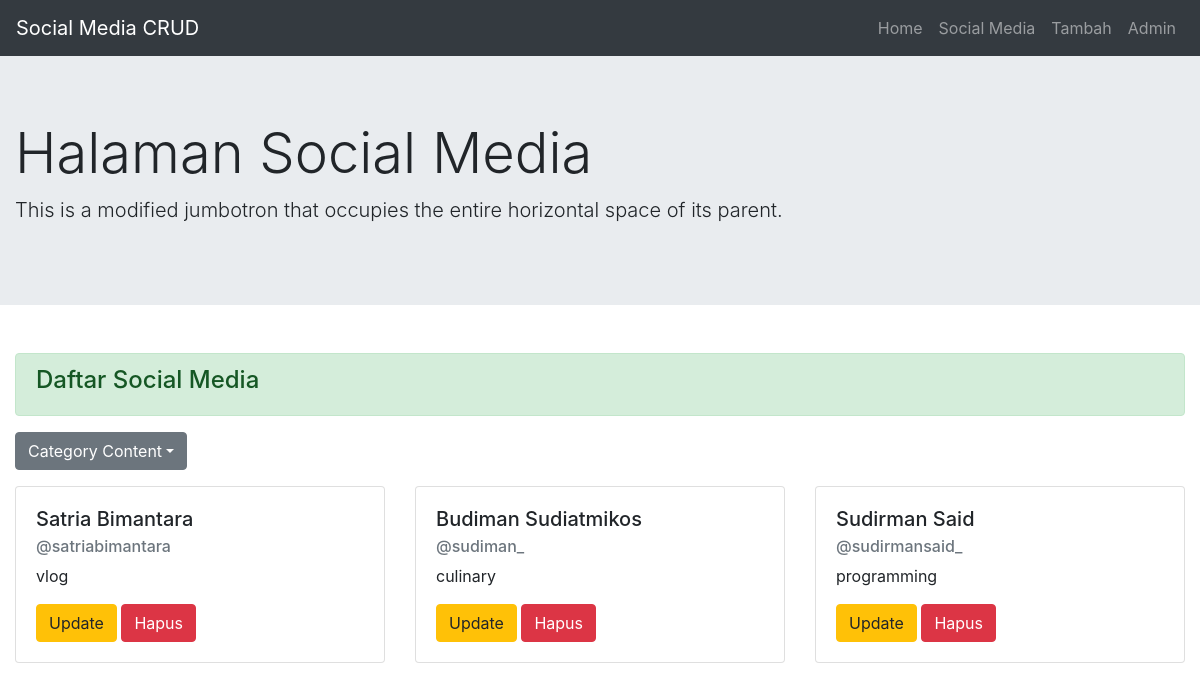
/socialmedia/, run on the app's committed database.
### socialmedia/models.py (models this page shows, shortened)
class SocialMediaModel(models.Model):
    first_name = models.CharField(max_length=20)
    last_name = models.CharField(max_length=30)
    username = models.CharField(
        max_length=50,
        validators=[
            validasi_username
        ]
    )
    CONTENT_CATEGORIES = (
        ('programming', 'Programming'),
        ('vlog', 'Vlog'),
        ('culinary', 'Culinary'),
        ('nan', 'Not Set')
    )
    category_content = models.CharField(
        max_length=50,
        choices=CONTENT_CATEGORIES,
        default='nan'
    )

### socialmedia/views.py (the view)
# urls.py: path('', SocmedListView.as_view(), name='index'),
class SocmedListView(SocmedSubList, TemplateView):
    template_name = 'socialmedia/index.html'
    def get_context_data(self, **kwargs):
        all_social_media = self.get_user_by_content(self.request.GET)
        all_category_content = SocialMediaModel.objects.values_list(
            'category_content', flat=True).distinct()
        context = {
            'title_page': 'Social Media',
            'sub_title': 'Halaman Social Media',
            'socialmedias': all_social_media,
            'all_category_content': all_category_content
        }
        return context

### socialmedia/views.py (called while the page is built)
    def get_user_by_content(self, request_get):
        if len(request_get) == 0:
            social_media_list = SocialMediaModel.objects.all()
        elif request_get.__contains__('content'):
            social_media_list = SocialMediaModel.objects.filter(
                category_content=request_get['content'])
        else:
            social_media_list = SocialMediaModel.objects.none()
        return social_media_list

### socialmedia/templates/socialmedia/index.html (shortened to what this page needs)
{% extends 'base.html' %}
{% block additional_navbar %}
<li class="nav-item">
    <a class="nav-link" href="{% url 'socmed:tambah' %}">Tambah</a>
</li>
{% endblock additional_navbar %}
{% block content %}
<div class="alert alert-success" role="alert">
    <h4 class="alert-heading">Daftar Social Media</h4>
</div>
<div class="row mb-3">
    <div class="col">
        <div class="dropdown">
            <button class="btn btn-secondary dropdown-toggle" type="button" id="dropdownMenuButton"
                data-toggle="dropdown" aria-haspopup="true" aria-expanded="false">Category Content</button>
        </div>
    </div>
</div>
<div class="row">
    {% for socialmedia in socialmedias %}
    <div class="col-lg-4 mb-3">
        <div class="card">
            <div class="card-body">
                <h5 class="card-title">{{socialmedia.first_name.capitalize}} {{socialmedia.last_name.capitalize}}</h5>
                <h6 class="card-subtitle mb-2 text-muted">{{socialmedia.username.capitalize}}</h6>
                <p class="card-text">{{socialmedia.category_content}}</p>
                <a href="{% url 'socmed:update' id_username=socialmedia.id %}" class="btn btn-warning">Update</a>
                <a href="{% url 'socmed:hapus' id_username=socialmedia.id %}" class="btn btn-danger">Hapus</a>
            </div>
        </div>
    </div>
    {% endfor %}
</div>
{% endblock content %}

### templates/base.html (shortened to what this page needs)
{% load static %}
<!DOCTYPE html>
<html lang="en">
    <head>
        <link rel="stylesheet" href="{% static 'vendor/bootstrap/bootstrap.css' %}">
    </head>
    <body>
        <header>
            <nav class="navbar navbar-expand-lg navbar-dark bg-dark">
                <a class="navbar-brand" href="{% url 'index' %}">Social Media CRUD</a>
                <div class="collapse navbar-collapse" id="navbarSupportedContent">
                    <ul class="navbar-nav ml-auto">
                        {% block main_navbar %}
                        <li class="nav-item">
                            <a class="nav-link" href="{% url 'index' %}">Home</a>
                        </li>
                        <li class="nav-item">
                            <a class="nav-link" href="{% url 'socmed:index' %}">Social Media</a>
                        </li>
                        {% block additional_navbar %}
                        {% endblock additional_navbar %}
                        <li class="nav-item">
                            <a class="nav-link" href="{% url 'admin:index' %}">Admin</a>
                        </li>
                        {% endblock main_navbar %}
                    </ul>
                </div>
            </nav>
            <div class="jumbotron jumbotron-fluid">
                <div class="container-fluid">
                    <h1 class="display-4">{{sub_title}}</h1>
                    <p class="lead">This is a modified jumbotron that occupies the entire horizontal space of its
                        parent.</p>
                </div>
            </div>
        </header>
        <main>
            <article>
                <div class="container-fluid mb-3 mt-5">
                    {% block content %}
                    {% endblock content %}
                </div>
            </article>
        </main>
    </body>
</html>

### data on the page
SocialMediaModel: first_name "Satria", last_name "Bimantara", username "@satriabimantara", category_content "vlog"
SocialMediaModel: first_name "Budiman", last_name "Sudiatmikos", username "@sudiman_", category_content "culinary"
SocialMediaModel: first_name "Sudirman", last_name "Said", username "@sudirmansaid_", category_content "programming"

### other printed values
{{ sub_title }} "Halaman Social Media"
